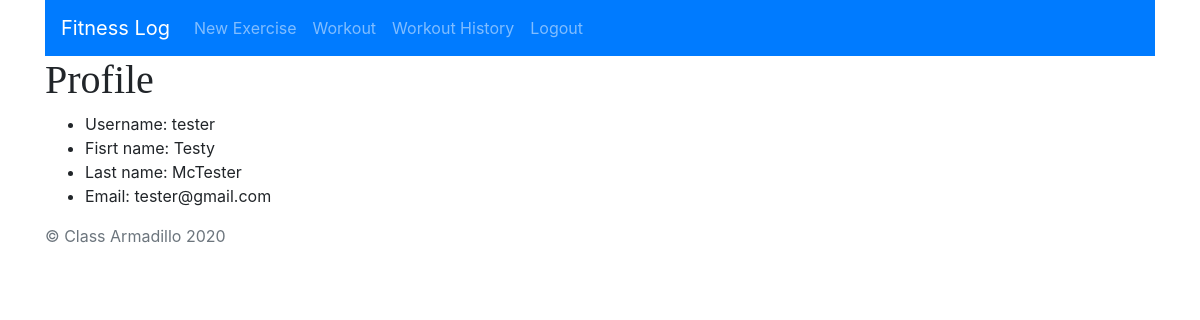
/users/profile/ (signed in), run on the app's committed database.
### log_users/models.py (models this page shows)
class User(AbstractUser):
    pass

### log_users/views.py (the view)
# urls.py: path('profile/', views.profile, name='profile'),
@login_required
def profile(request):
    return render(request, 'log_users/profile.html')

### log_users/templates/log_users/profile.html (shortened to what this page needs)
{% extends 'log_app/main.html' %}
{% block content %}
<nav class="navbar navbar-expand-lg navbar-dark bg-primary">
    <a class="navbar-brand">Fitness Log</a>
    <div class="collapse navbar-collapse" id="navbarNavAltMarkup">
      <div class="navbar-nav">
        <a class="nav-item nav-link" href="{% url 'log_app:add_exercise' %}">New Exercise</a>
        <a class="nav-item nav-link" href="{% url 'log_app:current_workout' %}">Workout</a>
        <a class="nav-item nav-link" href="{% url 'log_app:workout_history' %}">Workout History</a>
        <a class="nav-item nav-link" href="{% url 'log_users:logout' %}">Logout</a>
      </div>
    </div>
  </nav>
<h1>Profile</h1>
<ul class="profile_info">
    <li>Username: {{user.username}}</li>
    <li>Fisrt name: {{user.first_name}}</li>
    <li>Last name: {{user.last_name}}</li>
    <li>Email: {{user.email}}</li>
</ul>
{% endblock %}

### log_app/templates/log_app/main.html (style rules this page uses)
h1 { font-family: 'Cardo', serif; }

### data on the page
User: username "tester", first_name "Testy", last_name "McTester", email "tester@gmail.com"
